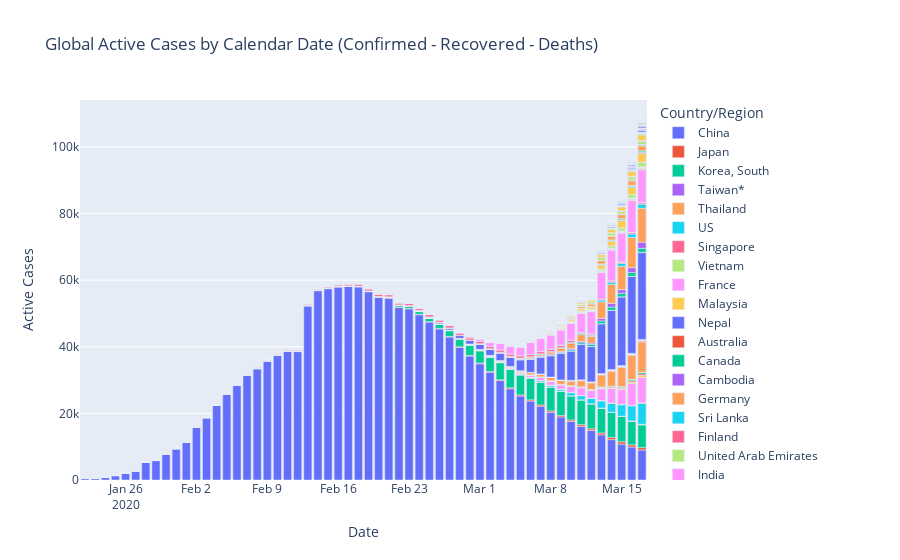

Notebook code for this chart:
### Code cell
world_chart = px.bar(covid_19_national_observations, 
    x="Date", y="Active Cases", color="Country/Region", title="Global Active Cases by Calendar Date (Confirmed - Recovered - Deaths)")
world_chart.show()
